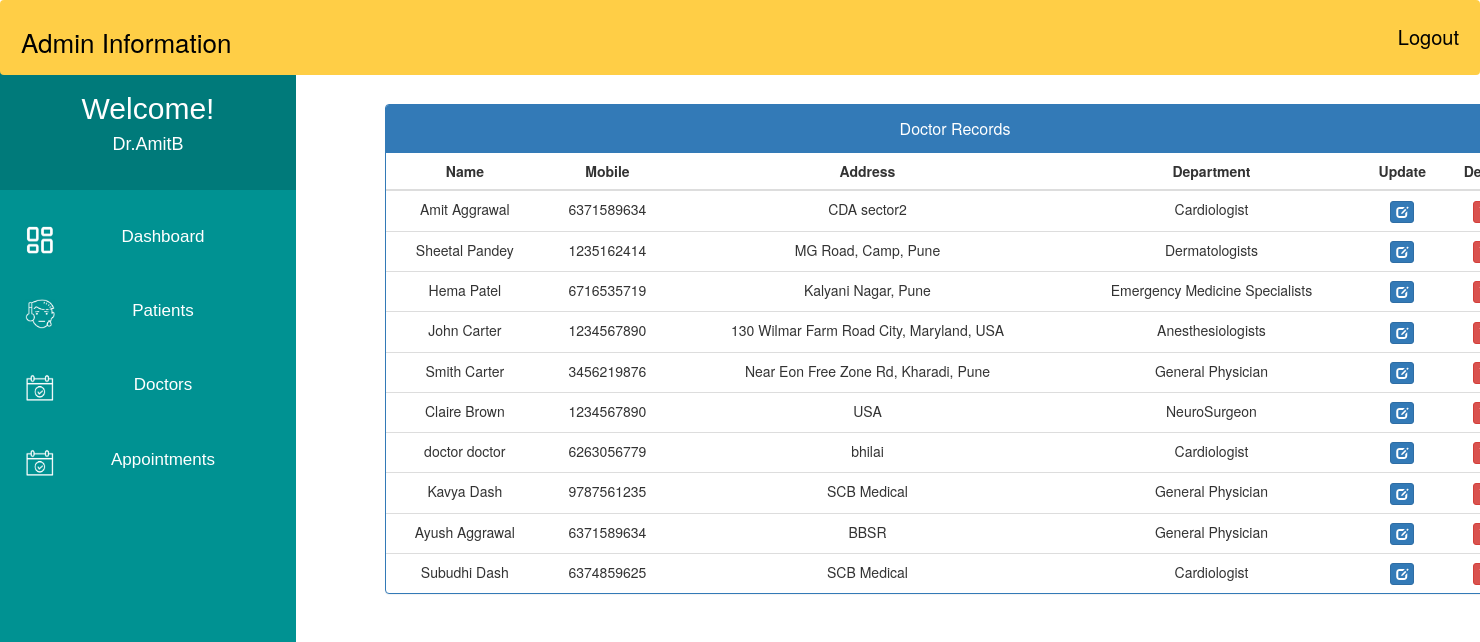
Page /admin_doctor_record/ (signed in) on the committed database.
### MyApp/models.py (models this page shows, shortened)
class Doctor(models.Model):
    user=models.OneToOneField(User,on_delete=models.CASCADE)
    Doctor_First_Name = models.CharField(max_length=50, default="")
    Doctor_Last_Name = models.CharField(max_length=50, default="")
    gender = models.CharField(max_length=10, choices=GENDER,default="")
    address = models.CharField(max_length=40)
    contact = models.CharField(max_length=10,null=True)
    department= models.CharField(max_length=50,choices=departments,default='')
    status = models.BooleanField(default=False)

### MyApp/views.py (the view)
# urls.py: path('admin_doctor_record/', views.admin_doctor_record,name="admin_doctor_record"),
@login_required(login_url='adminlogin')
def admin_doctor_record(request):
    doctors=Doctor.objects.all().filter(status=True)
    return render(request,'MyApp/admin_doctor_record.html',{'doctors':doctors})

### templates/MyApp/admin_doctor_record.html (shortened to what this page needs)
<!DOCTYPE html>
<html lang="en">
<head>
    <link href="//netdna.bootstrapcdn.com/bootstrap/3.0.0/css/bootstrap.min.css" rel="stylesheet" id="bootstrap-css">
</head>
<body>
    {% include 'MyApp/admin_base.html' %}
    <div class="container" style="margin-left:25%; margin-right:8%; margin-top:7%;">
        <div class="panel panel-primary">
            <div class="panel-heading">
            <h6 class="panel-title" style="text-align:center; padding: 5px 0px;">Doctor Records</h6>
            </div>
            <table class="table table-hover" id="dev-table">
            <thead>
                <tr>
                <th style="text-align:center;">Name</th>
                <th style="text-align:center;">Mobile</th>
                <th style="text-align:center;">Address</th>
                <th style="text-align:center;">Department</th>
                <th style="text-align:center;">Update</th>
                <th style="text-align:center;">Delete</th>
                </tr>
            </thead>
            {% for d in doctors %}
            <tr>
                <td style="text-align:center;"> {{d.Doctor_First_Name}} {{d.Doctor_Last_Name}} </td>
                <td style="text-align:center;">{{d.contact}}</td>
                <td style="text-align:center;">{{d.address}}</td>
                <td style="text-align:center;">{{d.department}}</td>
                <td style="text-align:center;"><a class="btn btn-primary btn-xs" href="{% url 'MyApp:update_doctor' d.id%}"><span class="glyphicon glyphicon-edit"></span></a></td>
                <td style="text-align:center;"><a class="btn btn-danger btn-xs" href="{% url 'MyApp:delete_doctor' d.id %}"></a></td>
            </tr>
            {% endfor %}
            </table>
        </div>
    </div>
</body>
</html>

### templates/MyApp/admin_base.html (shortened to what this page needs)
<!DOCTYPE html>
{% load staticfiles %}
<html lang="en">
<head>
</head>
<body>
    <div class="navbar">
        <a>Admin Information</a>
        <a href="{% url 'MyApp:logout' %}" class="logoutbtn" style="font-size:18px, text-align: center;">Logout</a>
    </div>
     <div class="sidebar">
        <div class="userprofile">
            <h2 style="color:white; font-family:sans-serif; padding-top:25px; text-align:center; margin:0px;">Welcome!</h2>
            <h4 style="color:white; font-family:sans-serif; text-align:center; padding-bottom:35px;">{{request.user.username}}</h4>
        </div>
        <a href="{% url 'MyApp:admin_dashboard' %}"><img class="icon" src="{% static "images/PDash.png" %}">Dashboard</a>
        <a href="{% url 'MyApp:admin_patient' %}"><img class="icon" src="{% static "images/PIcon.png" %}">Patients</a>
        <a href="{% url 'MyApp:admin_doctor' %}"><img class="icon" src="{% static "images/ApptIcon.png" %}">Doctors</a>
        <a href="{% url 'MyApp:admin_appointment' %}"><img class="icon" src="{% static "images/ApptIcon.png" %}">Appointments</a>
    </div>
</body>
</html>

### templates/MyApp/admin_base.html (style rules this page uses)
body { background-color: rgb(255, 255, 255); padding: 0px; margin-top: 0px; margin-left: 0px; margin-right: 0px; margin-bottom: 0px; }
.navbar { overflow: hidden; background-color: rgb(255, 206, 70); height:75px; width:100%; padding-top:22px; z-index:1; top:0; position:fixed; display:block; }
.navbar a { float: left; display:block; font-size: 26px; color: black; text-align: center; padding-left:20px; text-decoration: none; }
.navbar .logoutbtn { float: right; display:block; font-size: 20px; color: black; text-align: center; padding-right:20px; text-decoration: none; }
.sidebar .userprofile { background-color: rgb(0, 122, 122); }
.sidebar { margin-top: 0px; padding-top: 0px; width: 20%; text-align: center; height=100vh; background-color: rgb(0, 146, 146); font-family: sans-serif; font-size:17px; font-weight: normal; position: fixed; top: 67px; left: 0; bottom: 0; }
.sidebar a { display: block; color: white; padding: 25px; text-decoration: none; }
.icon { float:left; width:30px; height:30px; }

### rows in the picture
Doctor: Doctor_First_Name "Amit", Doctor_Last_Name "Aggrawal", contact "6371589634", address "CDA sector2", department "Cardiologist"
Doctor: Doctor_First_Name "Sheetal", Doctor_Last_Name "Pandey", contact "1235162414", address "MG Road, Camp, Pune", department "Dermatologists"
Doctor: Doctor_First_Name "Hema", Doctor_Last_Name "Patel", contact "6716535719", address "Kalyani Nagar, Pune", department "Emergency Medicine Specialists"
Doctor: Doctor_First_Name "John", Doctor_Last_Name "Carter", contact "1234567890", address "130 Wilmar Farm Road City, Maryland, USA", department "Anesthesiologists"
Doctor: Doctor_First_Name "Smith", Doctor_Last_Name "Carter", contact "3456219876", address "Near Eon Free Zone Rd, Kharadi, Pune", department "General Physician"
Doctor: Doctor_First_Name "Claire", Doctor_Last_Name "Brown", contact "1234567890", address "USA", department "NeuroSurgeon"
Doctor: Doctor_First_Name "doctor", Doctor_Last_Name "doctor", contact "6263056779", address "bhilai", department "Cardiologist"
Doctor: Doctor_First_Name "Kavya", Doctor_Last_Name "Dash", contact "9787561235", address "SCB Medical", department "General Physician"
Doctor: Doctor_First_Name "Ayush", Doctor_Last_Name "Aggrawal", contact "6371589634", address "BBSR", department "General Physician"
Doctor: Doctor_First_Name "Subudhi", Doctor_Last_Name "Dash", contact "6374859625", address "SCB Medical", department "Cardiologist"

### other values in the picture
{{ request.user.username }} "Dr.AmitB"
